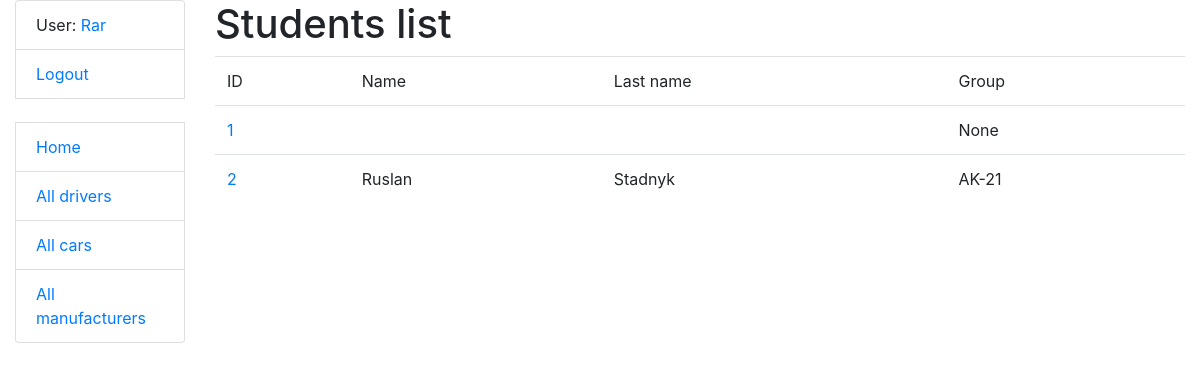
Before: /students/ (signed in) with the older database file.
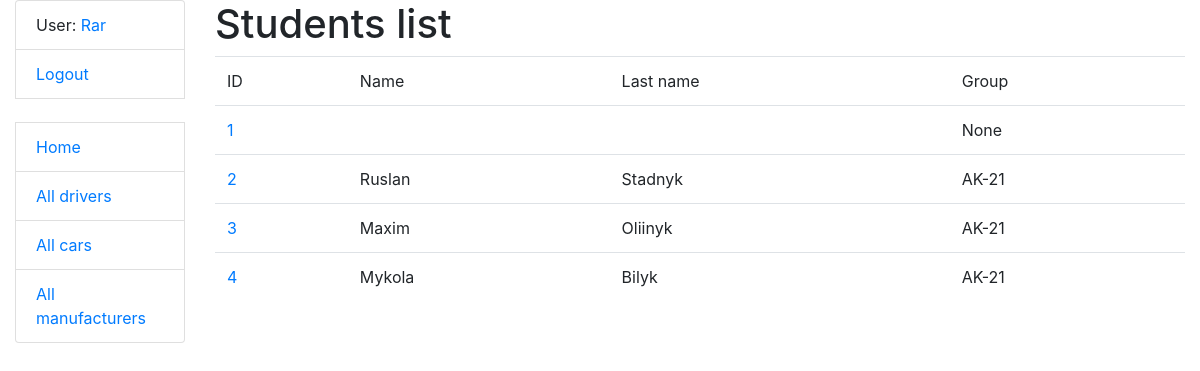
After: the same page with the newer database file.
### university_app/models.py (models this page shows)
class Student(AbstractUser):
    faculty = models.ForeignKey(Faculty, on_delete=models.PROTECT, related_name="students_faculty", null=True)
    specialization = models.ForeignKey(Specialization, on_delete=models.PROTECT, related_name="students_specialization", null=True)
    form_of_study = models.CharField(max_length=255)
    current_rating = models.PositiveIntegerField(default=0)
    group = models.ForeignKey("Group", on_delete=models.PROTECT, related_name="students_group", null=True)

class Group(models.Model):
    name = models.CharField(max_length=255, unique=True)
    amount_of_students = models.PositiveIntegerField()
    def __str__(self):
        return f"{self.name}"

### university_app/views.py (the view)
# urls.py: path("students/", StudentListView.as_view(), name="students-list"),
class StudentListView(LoginRequiredMixin, generic.ListView):
    model = Student

### templates/university_app/student_list.html
{% extends "base.html" %}
{% block content %}
  <div>
    <h1>Students list</h1>
    {% if student_list %}
      <table class="table">
        <tr>
          <td>ID</td>
          <td>Name</td>
          <td>Last name</td>
          <td>Group</td>
        </tr>
        {% for student in student_list %}
          <tr>
            <td><a href="{% url "university_app:student-detail" pk=student.id %}">{{ student.id }}</a></td>
            <td>{{ student.first_name }}</td>
            <td>{{ student.last_name }}</td>
            <td>{{ student.group }}</td>
          </tr>
        {% endfor %}
      </table>
    {% else %}
      <p>There are no students!</p>
    {% endif %}
  </div>
{% endblock %}

### templates/includes/sidebar.html
<ul class="sidebar-nav list-group">
  {% if user.is_authenticated %}
    <li class="list-group-item">User: <a href="{{ user.get_absolute_url }}">{{ user.get_username }}</a></li>
    <li class="list-group-item"><a href="{% url 'logout'%}?next={{request.path}}">Logout</a></li>
  {% else %}
    <li class="list-group-item"><a href="{% url 'login'%}?next={{request.path}}">Login</a></li>
  {% endif %}
  <br>
  <li class="list-group-item"><a href="{% url 'taxi:index' %}">Home</a></li>
  <li class="list-group-item"><a href="{% url 'taxi:driver-list' %}">All drivers</a></li>
  <li class="list-group-item"><a href="{% url 'taxi:car-list' %}">All cars</a></li>
  <li class="list-group-item"><a href="{% url 'taxi:manufacturer-list' %}">All manufacturers</a></li>
</ul>

Changed rows visible on the page:
added Student: id "3", first_name "Maxim", last_name "Oliinyk", group "AK-21"
added Student: id "4", first_name "Mykola", last_name "Bilyk", group "AK-21"
